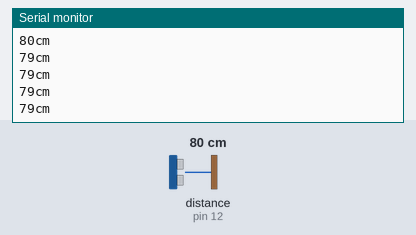
Bench run of a sketch on a simulated Arduino Uno, built with avr-gcc and run on an emulated ATmega328P. On the bench: the last lines printed to the serial monitor. Wiring (inferred from the names in the program): ultrasonic range finder: trigger pin 11; echo pin 12. The inputs (shaded band) are chosen by the test bench; at power-on: distance to the obstacle (sensor on pin 12) 80 cm. The echo pulse lasts 58.3 µs per cm.

Above: at 1.2 s.
1.3 s: distance to the obstacle (sensor on pin 12) set to 2 cm
At 1.71 s:
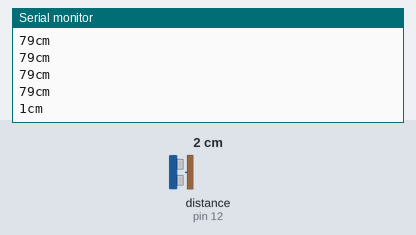
2.8 s: distance to the obstacle (sensor on pin 12) set to 4 cm
At 2.97 s:
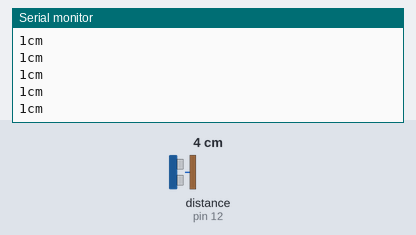
Timing chart, 0 to 5.8 s (numbered marks = the images above; inputs shaded):
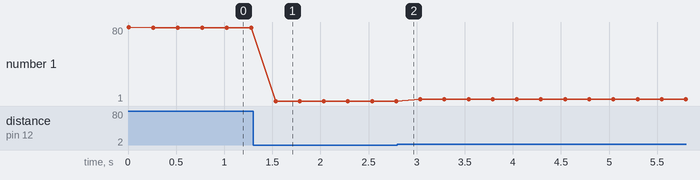

The sketch:

sensor-interaction.ino
```cpp
// Using an Arduino Uno & HC-SR04 Sensor

int trigPin = 11;    // Trigger
int echoPin = 12;    // Echo
long duration, dist;

void setup() {
  //Serial Port begin
  Serial.begin (9600);

  //Define inputs and outputs
  pinMode(trigPin, OUTPUT);
  pinMode(echoPin, INPUT);
}

void loop() {
  // Give a short LOW pulse beforehand to ensure a clean HIGH pulse:
  digitalWrite(trigPin, LOW);
  delayMicroseconds(5);

  // The sensor is triggered by a HIGH pulse of 10 or more microseconds.
  digitalWrite(trigPin, HIGH);
  delayMicroseconds(10);
  digitalWrite(trigPin, LOW);

  // Read the signal from the sensor: a HIGH pulse whose
  // duration is the time (in microseconds) from the sending
  // of the ping to the reception of its echo off of an object.
  pinMode(echoPin, INPUT);
  duration = pulseIn(echoPin, HIGH);

  // Convert the time into a distance
  dist = (duration/2) / 29.1;     // Divide by 29.1 or multiply by 0.0343

  Serial.print(dist);
  Serial.print("cm");
  Serial.println();

  delay(250);
}
```

Measured:
- after the input at 1.3 s, the serial monitor: prints a new line after 0.23 s (image 1)
- plotted number 1: 79 → 1 after the input at 1.3 s, 1 → 3 after the input at 2.8 s
